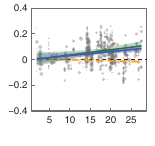

This figure's R source:
rm(list = ls())
library(rstudioapi)
library(multcomp)
library(metafor)
library(ggplot2)
currentPath <- getSourceEditorContext()$path
charLocations <- gregexpr('/',currentPath)[[1]]
currentPath <- substring(currentPath,1,charLocations[length(charLocations)]-1)
setwd(currentPath)

##==== Function ====##
theme_custom <- function(){
  myTheme <- theme(panel.background = element_rect(fill = 'white',color = 'black',size = 0.5),
                   panel.grid = element_blank(),
                   legend.position = 'none',
                   plot.margin = margin(6,6,6,6),
                   plot.background = element_blank(),
                   axis.ticks = element_line(size = 0.3),
                   axis.ticks.length = unit(-0.15,'lines'),
                   axis.title.y = element_blank(),
                   axis.title.x = element_text(size = 7,margin = margin(2,0,0,0),face = 'bold'),
                   axis.text.y = element_text(size = 7,margin = margin(0,3,0,0),color = '#000000'),
                   axis.text.x = element_text(size = 7,margin = margin(4,0,0,0),color = '#000000'))
  return(myTheme)
}
CMYKtoRGB <- function(C,M,Y,K){
  Rc <- (1-C)*(1-K)
  Gc <- (1-M)*(1-K)
  Bc <- (1-Y)*(1-K)
  R <- as.character(as.hexmode((ceiling(Rc*255))))
  G <- as.character(as.hexmode((ceiling(Gc*255))))
  B <- as.character(as.hexmode((ceiling(Bc*255))))
  if(nchar(R) == 1){
    R <- paste0('0',R)
  }
  if(nchar(G) == 1){
    G <- paste0('0',G)
  }
  if(nchar(B) == 1){
    B <- paste0('0',B)
  }
  RGBColor <- paste0('#',R,G,B)
  return(RGBColor)
}
##==== Function ====##

load('Data_Height.R')

##==== Part 1: Collate data ====##
dataMatrix$BubbleSize <- 0
Weight <- 1/sqrt(dataMatrix$Net_vi)
Breaks <- quantile(Weight,c(0.2,0.4,0.6,0.8,1))
selectIDs <- which(Weight < Breaks[1])
dataMatrix$BubbleSize <- 0.4
for(i in seq(2,length(Breaks))){
  selectIDs <- which((Weight < Breaks[i])&(Weight >= Breaks[i-1]))
  dataMatrix$BubbleSize[selectIDs] <- 0.4 + (i-1)*0.4
}
selectIDs <- which((dataMatrix$Net_yi <= quantile(dataMatrix$Net_yi,0.98))&(dataMatrix$Net_yi >= quantile(dataMatrix$Net_yi,0.02)))
newDataMatrix <- dataMatrix[selectIDs,c('Temperature','Precipitation','Net_yi','BubbleSize')]

dataMatrix$Level4 <- as.factor(paste(dataMatrix$Lat,dataMatrix$Lon))
dataMatrix$Level3 <- as.factor(paste(dataMatrix$Composition,dataMatrix$Age,dataMatrix$Density))
dataMatrix$Level2 <- as.factor(seq(1,nrow(dataMatrix)))
##==== Part 1: Collate data ====##

##==== Part 2: Fit Temperature ====##
res_Net <- rma.mv(Net_yi,Net_vi,mods = ~Temperature,random = ~1|Level4/Level3/Level2,method = 'ML',data = dataMatrix)
res_Com <- rma.mv(Com_yi,Com_vi,mods = ~Temperature,random = ~1|Level4/Level3/Level2,method = 'ML',data = dataMatrix)
res_Sel <- rma.mv(Sel_yi,Sel_vi,mods = ~Temperature,random = ~1|Level4/Level3/Level2,method = 'ML',data = dataMatrix)
# Fit line Net
temLineNet <- as.data.frame(matrix(data = 0,nrow = 100,ncol = 4))
colnames(temLineNet) <- c('X','Y','Upper','Lower')
tempX <- seq(min(dataMatrix$Temperature),max(dataMatrix$Temperature),length.out = 100)
for(i in seq(1,length(tempX))){
  temLineNet[i,1] <- tempX[i]
  tempResult <- predict.rma(res_Net,newmods = tempX[i])
  temLineNet[i,2] <- as.numeric(tempResult$pred)
  temLineNet[i,3] <- as.numeric(tempResult$ci.ub)
  temLineNet[i,4] <- as.numeric(tempResult$ci.lb)
}
# Fit line Com
temLineCom <- as.data.frame(matrix(data = 0,nrow = 100,ncol = 4))
colnames(temLineCom) <- c('X','Y','Upper','Lower')
tempX <- seq(min(dataMatrix$Temperature),max(dataMatrix$Temperature),length.out = 100)
for(i in seq(1,length(tempX))){
  temLineCom[i,1] <- tempX[i]
  tempResult <- predict.rma(res_Com,newmods = tempX[i])
  temLineCom[i,2] <- as.numeric(tempResult$pred)
  temLineCom[i,3] <- as.numeric(tempResult$ci.ub)
  temLineCom[i,4] <- as.numeric(tempResult$ci.lb)
}
# Fit line Sel
temLineSel <- as.data.frame(matrix(data = 0,nrow = 100,ncol = 4))
colnames(temLineSel) <- c('X','Y','Upper','Lower')
tempX <- seq(min(dataMatrix$Temperature),max(dataMatrix$Temperature),length.out = 100)
for(i in seq(1,length(tempX))){
  temLineSel[i,1] <- tempX[i]
  tempResult <- predict.rma(res_Sel,newmods = tempX[i])
  temLineSel[i,2] <- as.numeric(tempResult$pred)
  temLineSel[i,3] <- as.numeric(tempResult$ci.ub)
  temLineSel[i,4] <- as.numeric(tempResult$ci.lb)
}
# CI polygon Net
temCIPolygonNet <- as.data.frame(matrix(data = 0,nrow = (2*nrow(temLineNet)+1),ncol = 2))
colnames(temCIPolygonNet) <- c('X','Y')
count <- 1
for(i in seq(1,nrow(temLineNet))){
  temCIPolygonNet$X[count] <- temLineNet$X[i]
  temCIPolygonNet$Y[count] <- temLineNet$Upper[i]
  count <- count + 1
}
for(i in seq(nrow(temLineNet),1,-1)){
  temCIPolygonNet$X[count] <- temLineNet$X[i]
  temCIPolygonNet$Y[count] <- temLineNet$Lower[i]
  count <- count + 1
}
temCIPolygonNet$X[count] <- temLineNet$X[1]
temCIPolygonNet$Y[count] <- temLineNet$Upper[1]
# CI polygon Com
temCIPolygonCom <- as.data.frame(matrix(data = 0,nrow = (2*nrow(temLineCom)+1),ncol = 2))
colnames(temCIPolygonCom) <- c('X','Y')
count <- 1
for(i in seq(1,nrow(temLineCom))){
  temCIPolygonCom$X[count] <- temLineCom$X[i]
  temCIPolygonCom$Y[count] <- temLineCom$Upper[i]
  count <- count + 1
}
for(i in seq(nrow(temLineCom),1,-1)){
  temCIPolygonCom$X[count] <- temLineCom$X[i]
  temCIPolygonCom$Y[count] <- temLineCom$Lower[i]
  count <- count + 1
}
temCIPolygonCom$X[count] <- temLineCom$X[1]
temCIPolygonCom$Y[count] <- temLineCom$Upper[1]
# CI polygon Sel
temCIPolygonSel <- as.data.frame(matrix(data = 0,nrow = (2*nrow(temLineSel)+1),ncol = 2))
colnames(temCIPolygonSel) <- c('X','Y')
count <- 1
for(i in seq(1,nrow(temLineSel))){
  temCIPolygonSel$X[count] <- temLineSel$X[i]
  temCIPolygonSel$Y[count] <- temLineSel$Upper[i]
  count <- count + 1
}
for(i in seq(nrow(temLineSel),1,-1)){
  temCIPolygonSel$X[count] <- temLineSel$X[i]
  temCIPolygonSel$Y[count] <- temLineSel$Lower[i]
  count <- count + 1
}
temCIPolygonSel$X[count] <- temLineSel$X[1]
temCIPolygonSel$Y[count] <- temLineSel$Upper[1]
##==== Part 2: Fit Temperature ====##

##==== Part 3: Draw ====##
fig_S14d <- ggplot()+
  geom_point(newDataMatrix,mapping = aes(x = Temperature,y = Net_yi),
             shape = 20,stroke = 0,color = '#666666',size = newDataMatrix$BubbleSize,alpha = 0.4)+
  geom_hline(yintercept = 0,size = 0.3,color = '#000000',linetype = 'dashed')+
  geom_line(data = temLineSel,mapping = aes(x = X,y = Y),size = 0.5,color = CMYKtoRGB(0,0.38,0.96,0),linetype = 'dashed')+
  geom_polygon(data = temCIPolygonSel,mapping = aes(x = X,y = Y),size = 0.5,fill = CMYKtoRGB(0,0.38,0.96,0),alpha = 0.3)+
  geom_line(data = temLineCom,mapping = aes(x = X,y = Y),size = 0.5,color = CMYKtoRGB(0.82,0.2,0.93,0.24))+
  geom_polygon(data = temCIPolygonCom,mapping = aes(x = X,y = Y),size = 0.5,fill = CMYKtoRGB(0.82,0.2,0.93,0.24),alpha = 0.3)+
  geom_line(data = temLineNet,mapping = aes(x = X,y = Y),size = 0.5,color = CMYKtoRGB(0.84,0.67,0,0))+
  geom_polygon(data = temCIPolygonNet,mapping = aes(x = X,y = Y),size = 0.5,fill = CMYKtoRGB(0.84,0.67,0,0),alpha = 0.3)+
  scale_x_continuous(breaks = seq(5,25,5),labels = c('5','10','15','20','25'))+
  scale_y_continuous(limits = c(-0.4,0.4),breaks = seq(-0.4,0.4,0.2),labels = c('-0.4','-0.2','0','0.2','0.4'),expand = c(0,0))+
  xlab('TEM')+
  theme_custom()
outputFileName <- paste0(currentPath,'/fig_S14d.pdf')
pdf(file = outputFileName,width = 1.55,height = 1.46,colormodel = 'cmyk')
print(fig_S14d)
dev.off()
##==== Part 3: Draw ====##